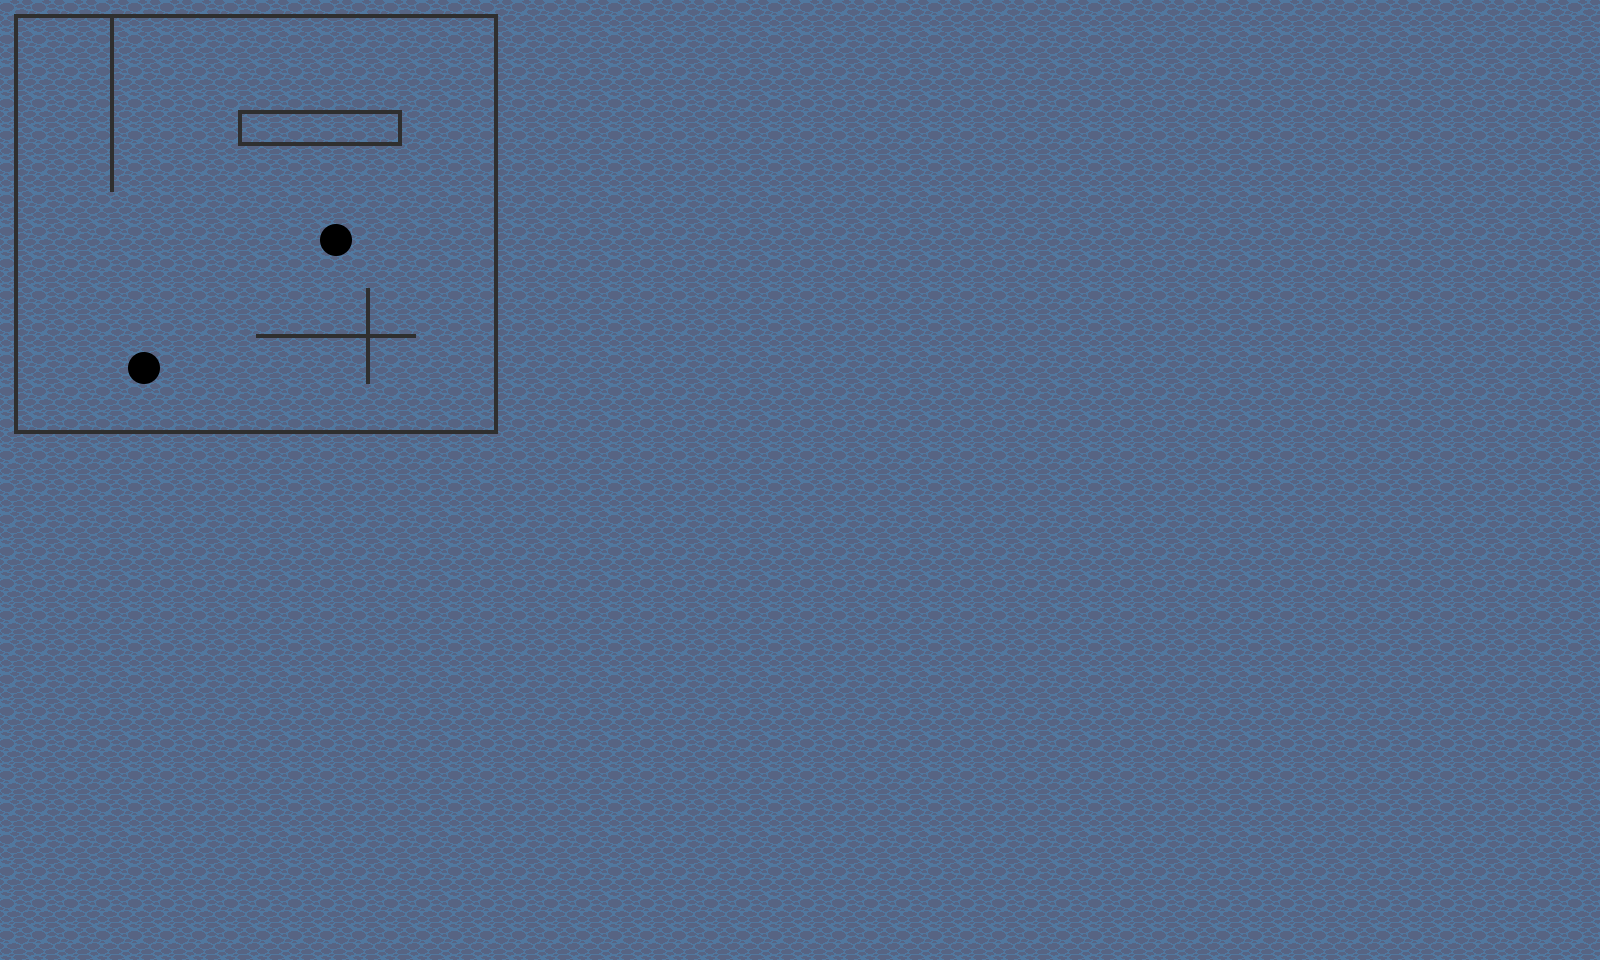

Tiled map render using the project's own tile images. Description and the map definition, with tile-layer contents summarised, below:
An orthogonal 50x30 tile map with 32x32 px tiles, 2 tile layers (background, Tile Layer 1), 2 tilesets.

<map version="1.4" tiledversion="1.4.3" orientation="orthogonal" renderorder="left-up" width="50" height="30" tilewidth="32" tileheight="32" infinite="0" nextlayerid="3" nextobjectid="1">
 <tileset firstgid="1" source="Tank20.tsx" />
 <tileset firstgid="25" source="background.tsx" />
 <layer id="2" name="background" width="50" height="30">
  <data>[1500 cells, 1500 non-empty, 1 distinct tile ids]</data>
 </layer>
 <layer id="1" name="Tile Layer 1" width="50" height="30">
  <data>[1500 cells, 82 non-empty, 9 distinct tile ids]</data>
 </layer>
</map>
